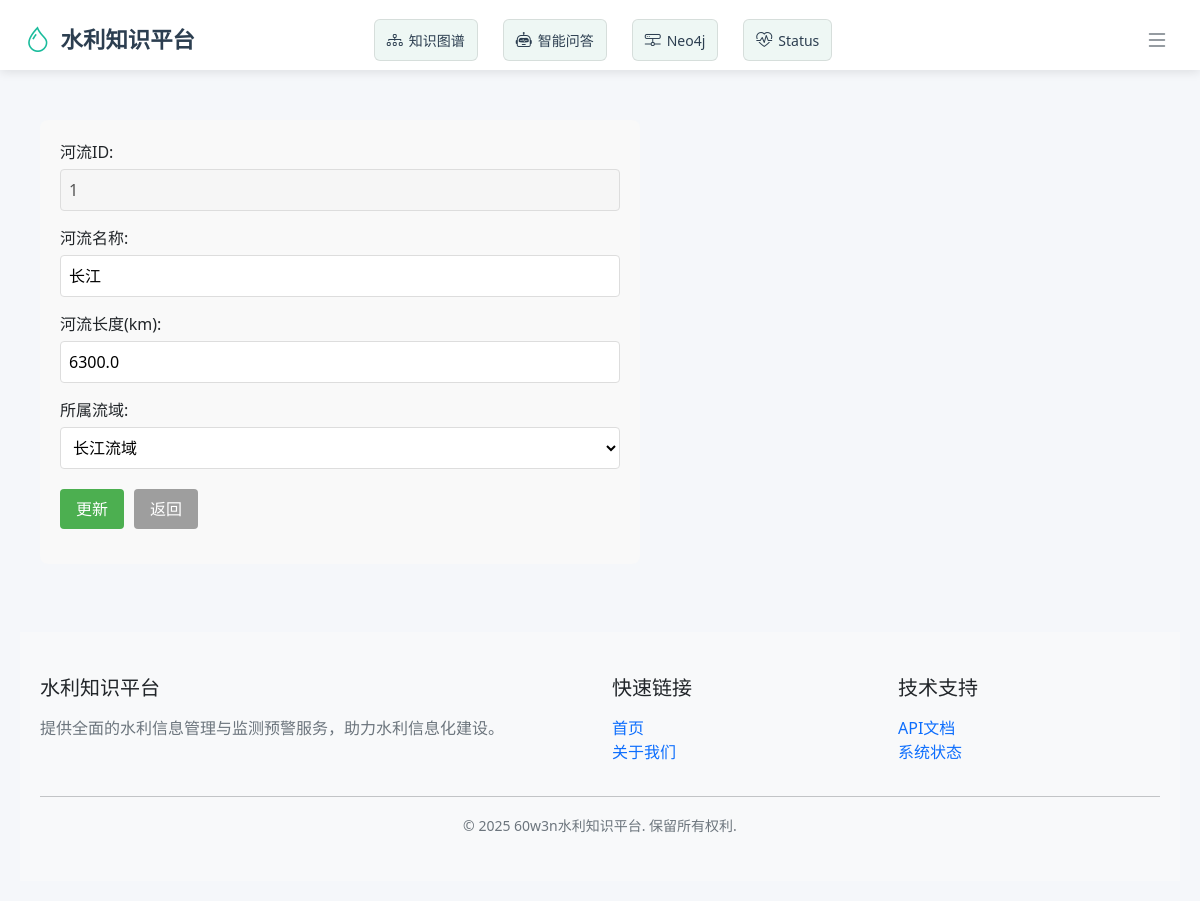
The page /rivers/1/edit on the database its author committed.
### app/models.py (models this page shows, shortened)
class River(db.Model):
    __tablename__ = 'rivers'
    river_id = db.Column(db.Integer, primary_key=True)
    name = db.Column(db.String(255), nullable=False)
    length = db.Column(db.Float, nullable=False)
    basin_id = db.Column(db.Integer, db.ForeignKey('basins.basin_id'), nullable=False)
    created_at = db.Column(db.DateTime, default=datetime.utcnow)  # 新增字段
    basin = db.relationship('Basin', back_populates='rivers')
    reservoirs = db.relationship('Reservoir', back_populates='river', cascade='all, delete-orphan')
    flood_control_facilities = db.relationship('FloodControlFacility', back_populates='river',
                                               cascade='all, delete-orphan')
    monitoring_stations = db.relationship('MonitoringStation', back_populates='river', cascade='all, delete-orphan')

class Basin(db.Model):
    __tablename__ = 'basins'
    basin_id = db.Column(db.Integer, primary_key=True)
    name = db.Column(db.String(255), nullable=False)
    area = db.Column(db.Float, nullable=False)
    region = db.Column(db.String(255), nullable=False)
    created_at = db.Column(db.DateTime, default=datetime.utcnow)  # 新增字段
    created_at = db.Column(db.DateTime, default=datetime.utcnow)  # 新增字段
    rivers = db.relationship('River', back_populates='basin', cascade='all, delete-orphan')
    weather_stations = db.relationship('WeatherStation', back_populates='basin', cascade='all, delete-orphan')

### app/routes/rivers.py (the view, shortened to what this page needs)
@rivers_bp.route('/<int:river_id>/edit', methods=['GET', 'POST'])
def edit_river(river_id):
    river = River.query.get_or_404(river_id)
    related = get_related_objects()
    return render_template('rivers/edit.html', river=river, **related)

### app/routes/rivers.py (called while the page is built)
def get_related_objects():
    return {
        'basins': Basin.query.all(),
        'rivers': River.query.all(),
        'reservoirs': Reservoir.query.all()
    }

### app/templates/rivers/edit.html (shortened to what this page needs)
{% extends "base.html" %}
{% block content %}
    <form method="post" class="data-form">
        <div class="form-group">
            <label for="river_id">河流ID:</label>
            <input type="text" id="river_id" value="{{ river.river_id }}" disabled>
        </div>
        <div class="form-group">
            <label for="name">河流名称:</label>
            <input type="text" id="name" name="name" value="{{ river.name }}" required>
        </div>
        <div class="form-group">
            <label for="length">河流长度(km):</label>
            <input type="number" id="length" name="length" value="{{ river.length }}" step="0.01" min="0" required>
        </div>
        <div class="form-group">
            <label for="basin_id">所属流域:</label>
            <select id="basin_id" name="basin_id" required>
                {% for basin in basins %}
                    <option value="{{ basin.basin_id }}" {% if basin.basin_id == river.basin_id %}selected{% endif %}>{{ basin.name }}</option>
                {% endfor %}
            </select>
        </div>
        <div class="form-actions">
            <button type="submit" class="btn-submit">更新</button>
            <a href="{{ url_for('river.list_rivers') }}" class="btn-cancel">返回</a>
        </div>
    </form>
{% endblock %}

### app/static/style.css (style rules this page uses)
body { font-family: Arial, sans-serif; line-height: 1.6; margin: 0; padding: 20px; color: #333; }
form div { margin-bottom: 15px; }
label { display: inline-block; width: 120px; font-weight: bold; }
input[type="text"], input[type="number"], select { padding: 8px; width: 300px; border: 1px solid #ddd; border-radius: 4px; }
button, .btn { padding: 8px 15px; background: #007bff; color: white; border: none; border-radius: 4px; cursor: pointer; text-decoration: none; }
.data-form { max-width: 600px; background: #f9f9f9; padding: 20px; border-radius: 8px; }
.form-group { margin-bottom: 15px; }
.form-group label { display: block; margin-bottom: 5px; font-weight: 500; }
.form-group input { width: 100%; padding: 8px; border: 1px solid #ddd; border-radius: 4px; }
.form-actions { margin-top: 20px; display: flex; gap: 10px; }
.btn-submit { background-color: #4caf50; color: white; padding: 8px 16px; border: none; border-radius: 4px; cursor: pointer; }
.btn-cancel { background-color: #9e9e9e; color: white; padding: 8px 16px; border-radius: 4px; text-decoration: none; }
select { padding: 8px; width: 100%; border: 1px solid #ddd; border-radius: 4px; background-color: white; }

### rows shown on the page
River: river_id "1", name "长江", length "6300.0", basin_id "长江流域"
